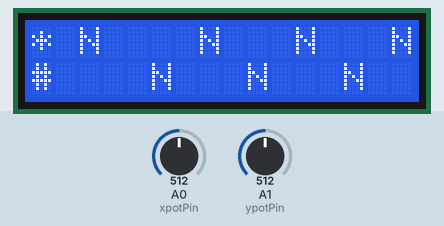
This sketch was run on a simulated Arduino Uno, built with avr-gcc and run on an emulated ATmega328P. On the bench: 16×2 character LCD. The test bench sets the inputs (shaded band); at power-on: A1 (ypotPin) = 512, A0 (xpotPin) = 512.

Above: at 3.2 s.
3.3 s: A1 (ypotPin) set to 306
At 4.5 s:
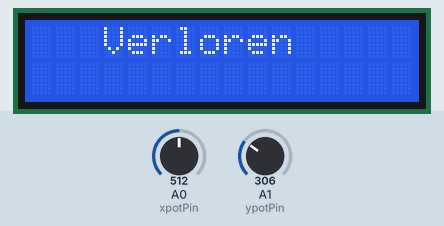
6.3 s: A0 (xpotPin) set to 597
8.1 s: A0 (xpotPin) set to 614
At 10.7 s:
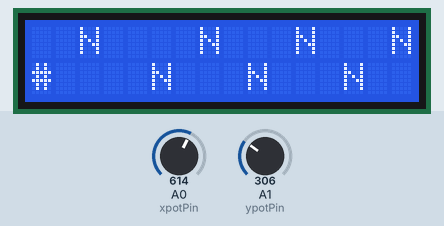
11.1 s: A0 (xpotPin) set to 511
At 11.5 s:
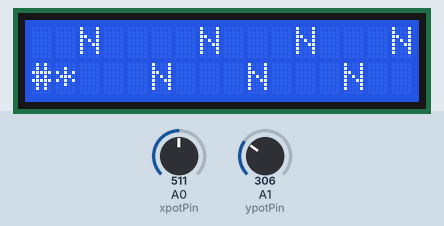
14.1 s: A0 (xpotPin) set to 410
16.6 s: A0 (xpotPin) set to 396
Timing chart, 0 to 19.6 s (numbered marks = the images above; inputs shaded):
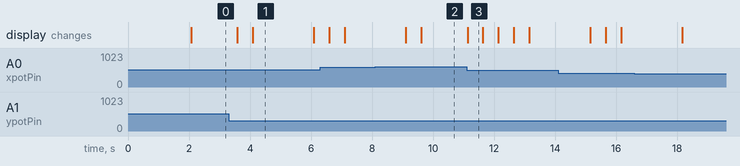

Measured:
- the behaviour switches between 603 and 604 on A0 (xpotPin) (found by bisection; images 1 and 2)
- after the input at 3.3 s, the display: first changes after 0.29 s (image 1 shows a later state)
- after the input at 8.1 s, the display: first differs from a run without the input after 1.5 s (image 2)
- after the input at 11.1 s, the display: changes at once (image 3)
- what the display in image 1 shows lasts 2.0 s, from 4.1 s to 6.1 s
- what the display in image 3 shows lasts 0.5 s, from 11.1 s to 11.6 s

The sketch:

Simple_game.ino
```cpp
#include <LiquidCrystal.h>
#include <IRremote.h>

//LCD matrix
LiquidCrystal lcd(12, 11, 5, 4, 3, 2);
int xpotPin = A0;
int ypotPin = A1;
int bpotPin = 6;
int xval=0;
int yval=0;
int bval=0;

//Remote controller
const int irReceiverPin = 7;
IRrecv irrecv(irReceiverPin);
decode_results results;

//LCD matrix coordinates vertical [0-1], horizontal [0-15]
struct COORDINATES {
  int vertical;
  int horizontal;
} ;

//settings
const char obstacle_symbol = 'N';
int game_field[2][16] = {0};
const int obstacles_amount = 7;
const COORDINATES obstacles_coordinates[obstacles_amount] = {{0, 2},{1, 5}, {0, 7}, {1, 9}, {0, 11}, {1, 13},{0, 15}};
const long remote_controller_directions[4] = {0xFF18E7, 0xFF10EF, 0xFF4AB5, 0xFF5AA5}; //Up, Left, Down, Right
const int joystick_sensitivity[2] = {403, 603}; //consider only <403 and >603
const char joystick_player_symbol = '*';
COORDINATES joystick_player_coordinates = {0, 0};
const char remote_controller_player = '#';
COORDINATES remote_controller_player_coordinates = {1, 0};
bool lost = false;

void setup() {
  initializeRemoteController();
  initializeLCD();

  setObstacles();

  showStartMessage();
}

void loop() {
  if (lost) {
    startAgain();
    return;
  }

  int joystick_direction = getJoystickDirection();
  if (joystick_direction) {
    joystick_player_coordinates = movePlayer(joystick_player_coordinates, joystick_direction);
  }
  int remote_controller_direction = getRemoteControllerDirection();
  if (remote_controller_direction) {
  remote_controller_player_coordinates = movePlayer(remote_controller_player_coordinates, remote_controller_direction);
  }

  if (isHitAnObstacle(joystick_player_coordinates) || isHitAnObstacle(remote_controller_player_coordinates)) {
    showFail();
    startAgain();
  }

  if (isWin(joystick_player_coordinates) || isWin(remote_controller_player_coordinates)) {
    showVictory();
    startAgain();
  }

  lcd.clear();
  showObstacles();
  showPlayer(joystick_player_coordinates, joystick_player_symbol);
  showPlayer(remote_controller_player_coordinates, remote_controller_player);

  delay(500);
}

void initializeRemoteController() {
  Serial.begin(9600);
  irrecv.enableIRIn();
}

void initializeLCD() {
  lcd.begin(16,2);
  pinMode(xpotPin,INPUT);
  pinMode(ypotPin,INPUT);
  pinMode(bpotPin,INPUT);
}

void showStartMessage() {
  lcd.print("  Game ");
  lcd.setCursor(0,1);
  lcd.print("  is starting");
  delay(2000);
  lcd.clear();
}

void setObstacles() {
  for (int i = 0; i < obstacles_amount; i++) {
    game_field[obstacles_coordinates[i].vertical][obstacles_coordinates[i].horizontal] = 1;
  }
}

void showObstacles() {
  for (int i = 0; i < obstacles_amount; i++)
  {
    lcd.setCursor(obstacles_coordinates[i].horizontal, obstacles_coordinates[i].vertical) ;
    lcd.print(obstacle_symbol);
  }
}
int getJoystickDirection() {
  int direction = 0; //0 - on place, 1 - up, 2 - left, 3 - down, 4 - right

  xval = analogRead(xpotPin);
  yval = analogRead(ypotPin);

  direction = yval < joystick_sensitivity[0] ? 4 : direction;
  direction = yval > joystick_sensitivity[1] ? 2 : direction;
  direction = xval < joystick_sensitivity[0] ? 1 : direction;
  direction = xval > joystick_sensitivity[1] ? 3 : direction;

  return direction;
}

int getRemoteControllerDirection() {
  int direction = 0; //0 - on place, 1 - up, 2 - left, 3 - down, 4 - right

  const long up = remote_controller_directions[0];
  const long left = remote_controller_directions[1];
  const long down = remote_controller_directions[2];
  const long right = remote_controller_directions[3];

  if (irrecv.decode(&results))
  {
    if (irrecv.decode(&results))
    {
      switch (results.value) {
        case up:
           direction = 1;
           break;
        case left:
           direction = 2;
           break;
        case down:
           direction = 3;
           break;
        case right:
           direction = 4;
           break;
        default:
           direction = 0;
           break;
      }

      irrecv.resume();
    }
  }

  return direction;
}

void showPlayer(COORDINATES player_coordinates, const char player_symbol) {
  lcd.setCursor(player_coordinates.horizontal, player_coordinates.vertical);
  lcd.print(player_symbol);
}

COORDINATES movePlayer(COORDINATES player_coordinates, int direction) {
  switch (direction) {
    case 1:
      player_coordinates.vertical = player_coordinates.vertical == 1 ? 0 : player_coordinates.vertical;
      break;
    case 2:
      player_coordinates.horizontal = player_coordinates.horizontal > 0 ? player_coordinates.horizontal-1 : player_coordinates.horizontal;
      break;
    case 3:
      player_coordinates.vertical = player_coordinates.vertical == 0 ? 1 : player_coordinates.vertical;
      break;
    case 4:
      player_coordinates.horizontal = player_coordinates.horizontal < 15 ? player_coordinates.horizontal+1 : player_coordinates.horizontal;
      break;
    default:
      break;
  }

  return player_coordinates;
}

bool isHitAnObstacle(COORDINATES player_coordinates) {
    return game_field[player_coordinates.vertical][player_coordinates.horizontal];
}

bool isWin(COORDINATES player_coordinates){
  return player_coordinates.horizontal == 15 ? true : false;
  delay(500);
}

void startAgain() {
    joystick_player_coordinates = {0, 0};
    remote_controller_player_coordinates = {1, 0};
    lost = false;
}

void showVictory() {
    lcd.clear();
    lcd.setCursor(3, 0) ;
    lcd.print("Gewonnen");
    delay(2000);
}

void showFail() {
    lcd.clear();
    lcd.setCursor(3, 0) ;
    lcd.print("Verloren");
    delay(2000);
}
```
